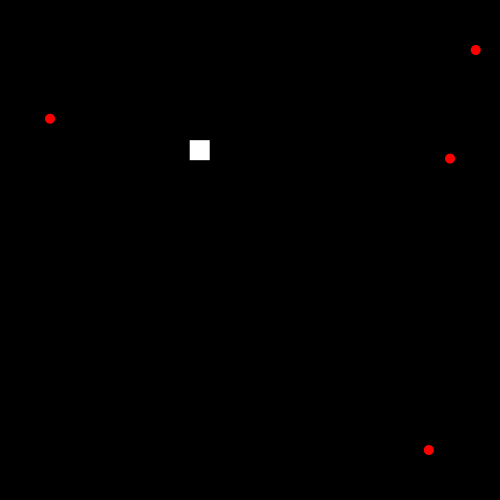
Frame 1 (no input)
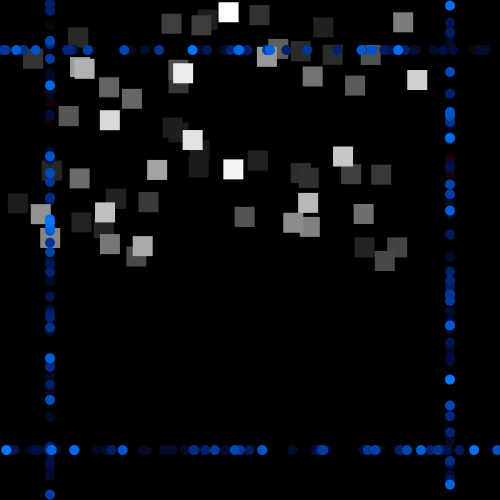
Frame 60 (the mouse pressed at the canvas centre just before this capture)
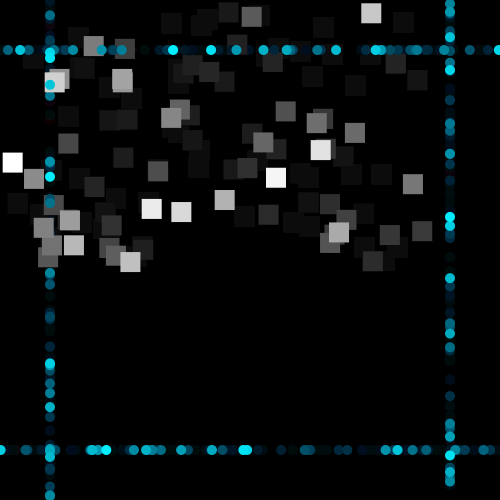
Frame 120 (the mouse held since frame 60 and released just before this capture)

The Processing sketch that drew these frames (run headless with seeded random() and noise(); from frame 60 on, the mouse is pressed at the canvas centre):

// Processing sketch: processing_71442
// ── processing_71442.pde

void setup()
{
  background(0);
  size(500,500);
}
int x=0;
int y=0;
int ychange=1;
int xchange=1;
int w=0;
int r= int(random(350,450));
int q=int(random(250,270));
void draw()
{
  fill(0,0,0,10);
  rect(0,0,500,500);
  fill(255-w,x,w);
  noStroke();
   ellipse(random(500),50,10,10);
   ellipse(50,random(500),10,10);
   ellipse(random(500),450,10,10);
   ellipse(450,random(500),10,10);
   fill(255);
   rect(random(r),random(q),20,20);
 
   w=w+ int(random(0,256));
   x=x+xchange;
   mouseReleased();
 mouseDragged();
 keyPressed();
}

void mouseDragged()
{
  if(mouseButton==LEFT)
  {
    fill(0,0,0,30);
    rect(0,0,500,500);
 fill(x,255-x,x);
 stroke(255);
 strokeWeight(3);
 ellipse(mouseX,mouseY,mouseX,mouseX);
 ellipse(500-mouseX,500-mouseY,mouseX,mouseX);
  }
    
  if (x>255)
  {
    xchange=-1;
  }
  if (x<0)
  {
    xchange=1;
  }

  
   x=x+xchange;
 y=y+5;
 
  if(mouseButton==RIGHT)
{
  fill(255-w,x,w,100);
  rect(mouseX,mouseY,20,20);
 rect(500-mouseX,500-mouseY,20,20);
 rect(mouseX,500-mouseY,20,20);
 rect(500-mouseX,mouseY,20,20);
 if (x>255)
  {
    xchange=-1;
  }
  if (x<0)
  {
    xchange=1;
  }

  
   x=x+xchange;
}

}

void keyPressed()
{
  if (key=='a')
{
  fill(255,255,255);
 
ellipse(x,y,50,50);
fill(0);
ellipse(x-2,y+2,10,10);
ellipse(x+2,y+2,10,10);
 if (x>=250)
  {
    xchange=xchange-1;
  }
  if (x<250)
  {
    xchange=xchange+1;
  }
  if(y>500)
  {
    ychange=-ychange;
    y=0;
  }
  if(x>500)
  {
    xchange=-1;
  }
  if(x<0)
  {
    xchange=1;
  }
  
  x=x+xchange;
  y=y+1;
  ychange=1+ychange;
}
}
